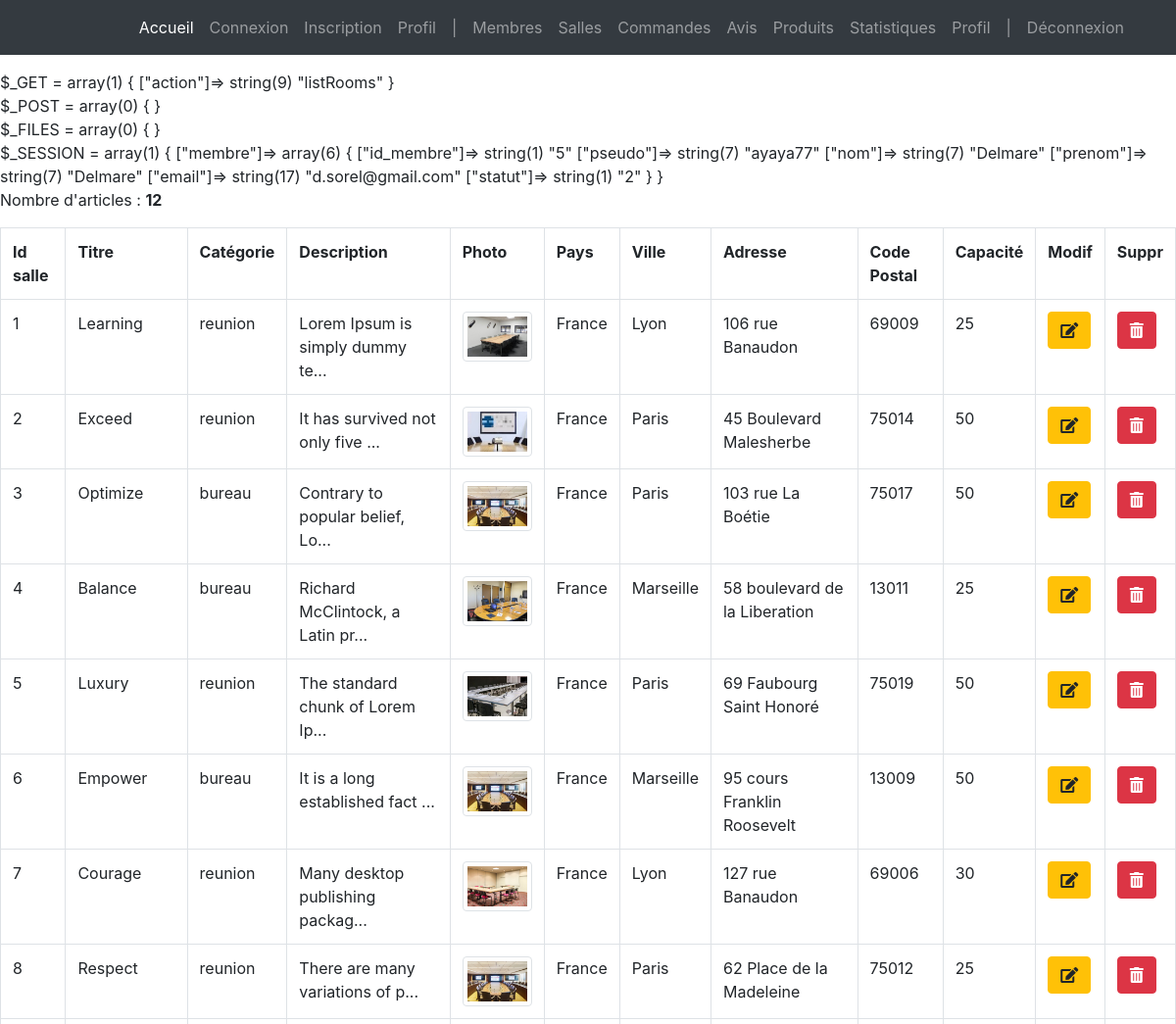
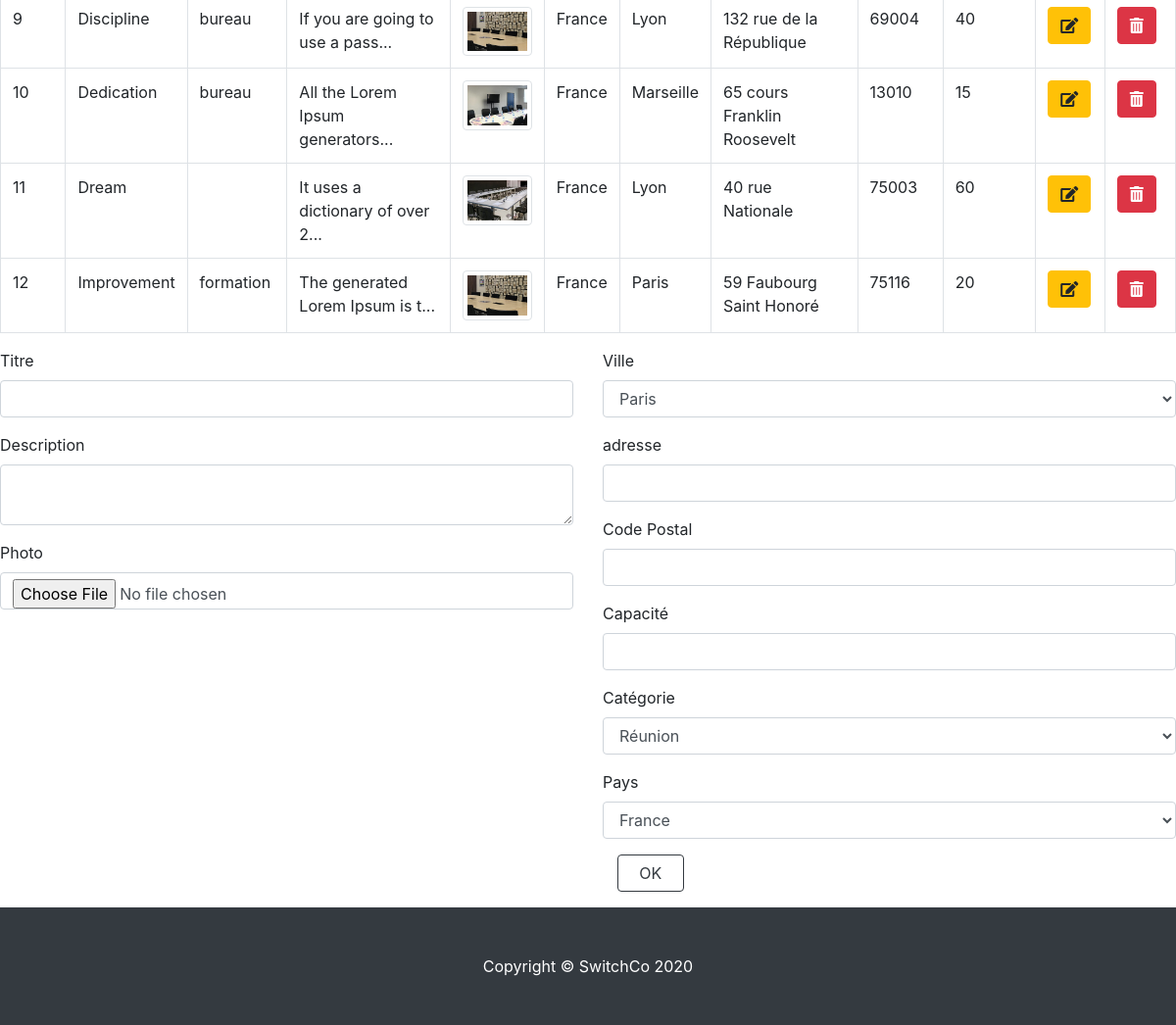
The page /index.php?action=listRooms (signed in) on the database its author committed (2 pictures, top to bottom).
### tables this page shows
CREATE TABLE `salle` (
  `id_salle` int(3) NOT NULL,
  `titre` varchar(200) NOT NULL,
  `description` text NOT NULL,
  `photo` varchar(200) DEFAULT NULL,
  `pays` varchar(20) NOT NULL,
  `ville` varchar(20) NOT NULL,
  `adresse` varchar(50) NOT NULL,
  `cp` int(5) NOT NULL,
  `capacite` int(3) NOT NULL,
  `categorie` enum('reunion','bureau','formation') NOT NULL
);

### controller/controller.php (called while the page is built, shortened)
<?php
require('model/model.php');
function listRooms()
{
    $rooms_list = getAllRooms();
    require('view/back-office/roomsView.php');
}

### model/model.php (called while the page is built, shortened)
<?php
function dbConnect()
{
    $host_db = 'mysql:host=localhost;dbname=projet_switch';
    $login = 'root';
    $password = '';
    $options = array(
        PDO::ATTR_ERRMODE => PDO::ERRMODE_WARNING,
        PDO::MYSQL_ATTR_INIT_COMMAND => 'SET NAMES utf8'
    );
    return new PDO($host_db, $login, $password, $options);
}
function getAllRooms()
{
    $pdo = dbConnect();
    return $pdo->query("SELECT * FROM salle");
}

### view/back-office/roomsView.php (the view, shortened to what this page needs)
<?php if (!empty($rooms_list)) {
    echo '<p>Nombre d\'articles : <b>' . $rooms_list->rowCount() . '</b></p>';
} ?>
    <div class="table-responsive">
        <table class="table table-bordered">
            <tr>
                <th>Id salle</th>
                <th>Titre</th>
                <th>Catégorie</th>
                <th>Description</th>
                <th>Photo</th>
                <th>Pays</th>
                <th>Ville</th>
                <th>Adresse</th>
                <th>Code Postal</th>
                <th>Capacité</th>
                <th>Modif</th>
                <th>Suppr</th>
            </tr>
            <?php
            while ($room = $rooms_list->fetch(PDO::FETCH_ASSOC)) {
                echo '<tr>';
                echo '<td>' . $room['id_salle'] . '</td>';
                echo '<td>' . $room['titre'] . '</td>';
                echo '<td>' . $room['categorie'] . '</td>';
                echo '<td>' . substr($room['description'], 0, 30) . '...</td>';
                echo '<td><img src="../../img/' . $room['photo'] . '" class="img-thumbnail" width="140" alt="' . $room['description'] . '"></td>';
                echo '<td>' . $room['pays'] . '</td>';
                echo '<td>' . $room['ville'] . '</td>';
                echo '<td>' . $room['adresse'] . '</td>';
                echo '<td>' . $room['cp'] . '</td>';
                echo '<td>' . $room['capacite'] . '</td>';
                echo '<td><a href="?action=editRoom&room-id=' . $room['id_salle'] . '&#form" class="btn btn-warning"><i class="fas fa-edit"></i></a></td>';
                echo '<td><a href="?action=deleteRoom&room-id=' . $room['id_salle'] . '" class="btn btn-danger" onclick="return(confirm(\'Etes-vous sûr ?\'))"><i class="fas fa-trash-alt"></i></a></td>';
                echo '</tr>';
            }
            ?>
        </table>
    </div>
<?php
$room_id = '';
$title = '';
$description = '';
$country = '';
$city = '';
$address = '';
$zip = '';
$capacity = '';
$category = '';
?>
    <div class="starter-template">
        <div class="row">
            <div class="col-12">
                <form method="post" id="form" action="?action=editRoom&amp;room-id=<?= $room_id ?>" enctype="multipart/form-data">
                    <div class="row">
                        <div class="col-6">
                            <div class="form-group">
                                <label for="title">Titre</label>
                                <input type="text" name="title" id="title" value="<?php echo $title; ?>"
                                       class="form-control">
                            </div>
                            <div class="form-group">
                                <label for="description">Description</label>
                                <textarea name="description" id="description" rows="2"
                                          class="form-control"><?php echo $description; ?></textarea>
                            </div>
                            <div class="form-group">
                                <label for="img">Photo</label>
                                <input type="file" name="img" id="img" class="form-control">
                            </div>
                        </div>
                        <div class="col-6">
                            <div class="form-group">
                                <label for="city">Ville</label>
                                <select name="city" id="city" class="form-control">
                                    <option value="Paris"<?php if ($city == 'Paris') {
                                        echo 'selected';
                                    } ?>>Paris
                                    </option>
                                </select>
                            </div>
                            <div class="form-group">
                                <label for="address">adresse</label>
                                <input type="text" name="address" id="address" value="<?php echo $address; ?>"
                                       class="form-control">
                            </div>
                            <div class="form-group">
                                <label for="zip">Code Postal</label>
                                <input type="number" name="zip" id="zip" value="<?php echo $zip; ?>"
                                       class="form-control">
                            </div>
                            <div class="form-group">
                                <label for="capacity">Capacité</label>
                                <input type="number" min="0" name="capacity" id="capacity" class="form-control" step="5"
                                       value="<?php echo $capacity; ?>">
                            </div>
                            <div class="form-group">
                                <label for="category">Catégorie</label>
                                <select name="category" id="category" class="form-control">
                                    <option value="reunion"<?php if ($category == 'reunion') {
                                        echo 'selected';
                                    } ?>>Réunion
                                    </option>
                                </select>
                            </div>
                            <div class="form-group">
                                <label for="country">Pays</label>
                                <select name="country" id="country" class="form-control">
                                    <option value="France"<?php if ($country == 'france') {
                                        echo 'selected';
                                    } ?>>France
                                    </option>
                                </select>
                            </div>
                            <div class="form-group col-2">
                                <button type="submit" class="form-control btn btn-outline-dark">OK</button>
                            </div>
                        </div>
                    </div>
                </form>
            </div>
        </div>
    </div>
<?php $content = ob_get_clean(); ?>
<?php require('view/template/template.php'); ?>

### index.php
<?php
require('controller/controller.php');
if (isset($_GET['action'])) {
    if ($_GET['action'] == 'editRoom') {
        if (
            isset($_POST['room-id']) &&
            isset($_POST['title']) &&
            isset($_POST['description']) &&
            isset($_POST['country']) &&
            isset($_POST['city']) &&
            isset($_POST['address']) &&
            isset($_POST['zip']) &&
            isset($_POST['capacity']) &&
            isset($_POST['category'])
        ) {
            saveRoom();
        } else if (!empty($_GET['room-id'])){
            showRoom($_GET['room-id']);
        }
    } else if ($_GET['action'] == 'deleteRoom' && !empty($_GET['room-id'])) {
        getDeleteRoom();
    } else if ($_GET['action'] == 'listRooms') {
        listRooms();
    } else if ($_GET['action'] == 'editUser') {
        if (
            isset($_POST['id_membre']) &&
            isset($_POST['pseudo']) &&
            isset($_POST['mdp']) &&
            isset($_POST['nom']) &&
            isset($_POST['prenom']) &&
            isset($_POST['email']) &&
            isset($_POST['civilite']) &&
            isset($_POST['statut'])
        ) {
            createUser();
        } else if (!empty($_GET['user-id'])){
            showUser($_GET['user-id']);
        }
    } else if ($_GET['action'] == 'deleteUser' && !empty($_GET['user-id'])) {
        getDeleteUser();
    } else if ($_GET['action'] == 'listUsers') {
        listUsers();
    } else if ($_GET['action'] == 'searchProducts') {
        if (isset($_POST['category']) &&
            isset($_POST['city']) &&
            isset($_POST['capacity']) &&
            isset($_POST['price']) &&
            isset($_POST['arrival']) &&
            isset($_POST['departure'])) {
            searchProducts();
        }
    } else if ($_GET['action'] == 'editProduct') {
        if (
            isset($_POST['arrival']) &&
            isset($_POST['departure']) &&
            isset($_POST['room']) &&
            isset($_POST['price'])
        ) {
            saveProduct();
        } else if (!empty($_GET['product-id'])) {
            showProduct($_GET['product-id'], $_GET['room-id']);
        }
    } else if ($_GET['action'] == 'deleteProduct' && !empty($_GET['product-id'])) {
        getDeleteProduct();
    } else if ($_GET['action'] == 'listProducts') {
        listProducts();
    } else if ($_GET['action'] == 'listProductsIndex' && user_is_connected()) {
        listProductsIndex();
    } else if ($_GET['action'] == 'viewProduct' && !empty($_GET['product-id'])) {
        showProductDetails($_GET['product-id']);
    } else if ($_GET['action'] == 'listStats') {
        getAllStats();
    } else if ($_GET['action'] == 'listOrders') {
        showOrders();
    } else if ($_GET['action'] == 'deleteOrder') {
        getDeleteOrder();
    } else if ($_GET['action'] == 'listRatings') {
        showRatings();
    } else if ($_GET['action'] == 'login') {
        header("Location: " . $_SERVER['PHP_SELF']);
        getLogin();
    } else if ($_GET['action'] == 'doLogin') {
        header("Location: " . $_SERVER['PHP_SELF']);
        if (
            isset($_POST['pseudo']) &&
            isset($_POST['mdp'])
        ) {
            doLogin();
        }
    } else if ($_GET['action'] == 'signup') {
        if (isset($_POST['pseudo']) &&
            isset($_POST['mdp']) &&
            isset($_POST['prenom']) &&
            isset($_POST['nom']) &&
            isset($_POST['email']) &&
            isset($_POST['civilite'])) {
            doSignUp();
        } else {
            getSignUp();
        }
    } else if ($_GET['action'] == 'deconnexion') {
        if (!isset($_SESSION)) {
            session_start();
        }
        session_destroy();
        header("Location: " . $_SERVER['PHP_SELF']);
        getLogin();
    } else if ($_GET['action'] == 'listDetails' && user_is_connected() &&!user_is_admin()) {
        showProfile($_SESSION['membre']['id_membre']);
    } else if (user_is_connected()) {
        listProductsIndex();
    } else {
        getLogin();
    }
} else if (user_is_connected()) {
    listProductsIndex();
} else {
    getLogin();
}

### view/template/template.php (shortened to what this page needs)
<?php
$backOfficeAdmin = '<li></li>';
?>
<?php
$logout = '<li></li>';
?>
<?php
if (user_is_admin()) {
    ?>
    <li class="nav-item">
        <a class="nav-link">|</a>
    </li>
    <li class="nav-item">
        <a class="nav-link" href="?action=listUsers">Membres</a>
    </li>
    <li class="nav-item">
        <a class="nav-link" href="?action=listRooms">Salles</a>
    </li>
    <li class="nav-item">
        <a class="nav-link" href="?action=listOrders">Commandes</a>
    </li>
    <li class="nav-item">
        <a class="nav-link" href="?action=listRatings">Avis</a>
    </li>
    <li class="nav-item">
        <a class="nav-link" href="?action=listProducts">Produits</a>
    </li>
    <li class="nav-item">
        <a class="nav-link" href="?action=listStats">Statistiques</a>
    </li>
    <li class="nav-item">
        <a class="nav-link" href="?action=listDetails">Profil</a>
    </li>
    <?php $backOfficeAdmin = ob_get_clean(); ?>
    <?php
}
?>
<?php
if (user_is_connected()) {
    ?>
    <li class="nav-item">
        <a class="nav-link">|</a>
    </li>
    <li class="nav-item">
        <a class="nav-link" href="?action=deconnexion">Déconnexion</a>
    </li>
    <?php $logout = ob_get_clean(); ?>
    <?php
}
?>
<!DOCTYPE html>
<html lang="fr">
<head>
    <link href="../../css/vendor/bootstrap/css/bootstrap.css" rel="stylesheet">
    <link href="../../css/shop-homepage.css" rel="stylesheet">
    <link href="https://cdnjs.cloudflare.com/ajax/libs/font-awesome/5.12.0/css/all.min.css" rel="stylesheet">
    <link rel="stylesheet" href="../../css/styles.css">
</head>
<header>
    <nav class="navbar navbar-expand-lg navbar-dark bg-dark fixed-top">
        <div class="container">
            <div class="collapse navbar-collapse" id="navbarResponsive">
                <ul class="navbar-nav ml-auto">
                    <li class="nav-item active">
                        <a class="nav-link" href="?action=listProductsIndex">Accueil</a>
                    </li>
                    <li class="nav-item">
                        <a class="nav-link" href="?action=login">Connexion</a>
                    </li>
                    <li class="nav-item">
                        <a class="nav-link" href="?action=signup">Inscription</a>
                    </li>
                    <li class="nav-item">
                        <a class="nav-link" href="?action=listDetails">Profil</a>
                    </li>
                    <?= $backOfficeAdmin ?>
                    <?= $logout ?>
                </ul>
            </div>
        </div>
    </nav>
</header>
<body>
<?php echo '$_GET = ';
var_dump($_GET);
echo '<br>';
echo '$_POST = ';
var_dump($_POST);
echo '<br>';
echo '$_FILES = ';
var_dump($_FILES);
echo '<br>';
echo '$_SESSION = ';
var_dump($_SESSION); ?>
<?= $content ?>
</body>
<footer class="py-5 bg-dark">
    <div class="container">
        <p class="m-0 text-center text-white">Copyright &copy; SwitchCo 2020</p>
    </div>
</footer>
</html>

### css/shop-homepage.css (style rules this page uses)
body { padding-top: 56px; }

### rows shown on the page
salle: id_salle "1", titre "Learning", categorie "reunion", description "Lorem Ipsum is simply dummy te", photo (picture), pays "France", ville "Lyon", adresse "106 rue Banaudon", cp "69009", capacite "25"
salle: id_salle "2", titre "Exceed", categorie "reunion", description "It has survived not only five", photo (picture), pays "France", ville "Paris", adresse "45 Boulevard Malesherbe", cp "75014", capacite "50"
salle: id_salle "3", titre "Optimize", categorie "bureau", description "Contrary to popular belief, Lo", photo (picture), pays "France", ville "Paris", adresse "103 rue La Boétie", cp "75017", capacite "50"
salle: id_salle "4", titre "Balance", categorie "bureau", description "Richard McClintock, a Latin pr", photo (picture), pays "France", ville "Marseille", adresse "58 boulevard de la Liberation", cp "13011", capacite "25"
salle: id_salle "5", titre "Luxury", categorie "reunion", description "The standard chunk of Lorem Ip", photo (picture), pays "France", ville "Paris", adresse "69 Faubourg Saint Honoré", cp "75019", capacite "50"
salle: id_salle "6", titre "Empower", categorie "bureau", description "It is a long established fact", photo (picture), pays "France", ville "Marseille", adresse "95 cours Franklin Roosevelt", cp "13009", capacite "50"
salle: id_salle "7", titre "Courage", categorie "reunion", description "Many desktop publishing packag", photo (picture), pays "France", ville "Lyon", adresse "127 rue Banaudon", cp "69006", capacite "30"
salle: id_salle "8", titre "Respect", categorie "reunion", description "There are many variations of p", photo (picture), pays "France", ville "Paris", adresse "62 Place de la Madeleine", cp "75012", capacite "25"
salle: id_salle "9", titre "Discipline", categorie "bureau", description "If you are going to use a pass", photo (picture), pays "France", ville "Lyon", adresse "132 rue de la République", cp "69004", capacite "40"
salle: id_salle "10", titre "Dedication", categorie "bureau", description "All the Lorem Ipsum generators", photo (picture), pays "France", ville "Marseille", adresse "65 cours Franklin Roosevelt", cp "13010", capacite "15"
salle: id_salle "11", titre "Dream", description "It uses a dictionary of over 2", photo (picture), pays "France", ville "Lyon", adresse "40 rue Nationale", cp "75003", capacite "60"
salle: id_salle "12", titre "Improvement", categorie "formation", description "The generated Lorem Ipsum is t", photo (picture), pays "France", ville "Paris", adresse "59 Faubourg Saint Honoré", cp "75116", capacite "20"

### other values the page prints
$rooms_list->rowCount() "12"
